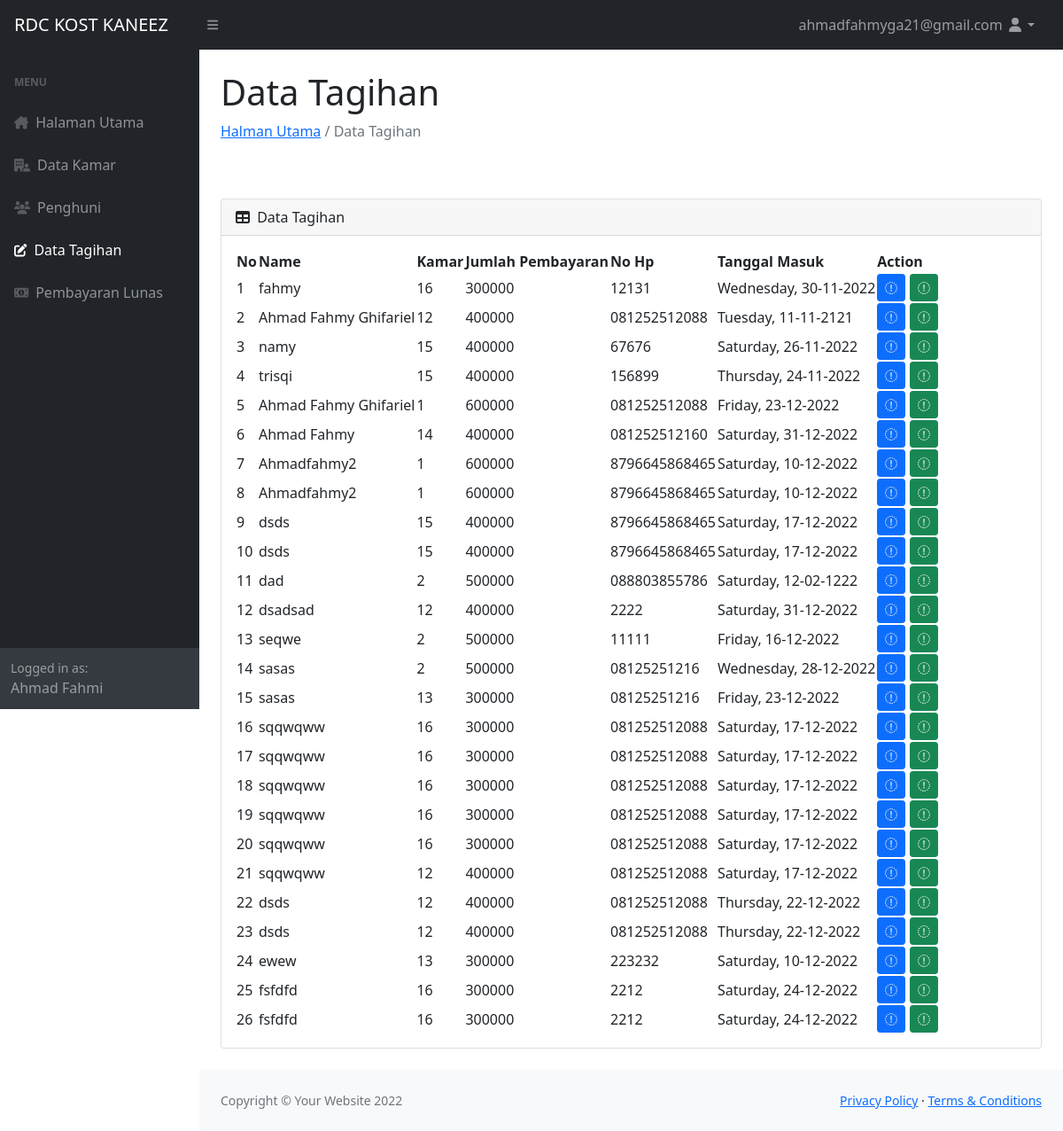
Screenshot of /admin/tagihan.php (signed in) with the database file from the repository.
### tables this page shows
CREATE TABLE `pembayaran` (
  `idpembayaran` int NOT NULL,
  `nama` varchar(60) NOT NULL,
  `telepon` varchar(19) NOT NULL,
  `masuk` date NOT NULL,
  `idkamar` int NOT NULL,
  `lama` int NOT NULL,
  `idstatus` int NOT NULL,
  `bayar` date DEFAULT NULL
);

CREATE TABLE `kamar` (
  `idkamar` int NOT NULL,
  `nokamar` int NOT NULL,
  `deskripsi` text NOT NULL,
  `tarif` int NOT NULL,
  `passwordwifi` varchar(15) NOT NULL,
  `idstatus` int NOT NULL DEFAULT '2'
);

### admin/tagihan.php (the view, shortened to what this page needs)
<?php
include "../functions.php";
$result = mysqli_query($conn, "SELECT * FROM pembayaran p Join kamar k ON k.idkamar=p.idkamar WHERE p.idstatus = 4 OR p.idstatus=5");
?>
<?php include "../assets/head.php"; ?>
<body class="sb-nav-fixed">
    <nav class="sb-topnav navbar navbar-expand navbar-dark bg-dark">
        <a class="navbar-brand ps-3" href="index.html">RDC KOST KANEEZ</a>
        <button class="btn btn-link btn-sm order-1 order-lg-0 me-4 me-lg-0" id="sidebarToggle" href="#!"><i class="fas fa-bars"></i></button>
        <ul class="navbar-nav ms-auto ms-md-0 me-3 me-lg-4">
            <li class="nav-item dropdown">
                <a class="nav-link dropdown-toggle" id="navbarDropdown" href="#" role="button" data-bs-toggle="dropdown" aria-expanded="false"><?= $_SESSION['email']; ?> <i class="fas fa-user fa-fw"></i></a>
            </li>
        </ul>
    </nav>
    <div id="layoutSidenav">
        <div id="layoutSidenav_nav">
            <nav class="sb-sidenav accordion sb-sidenav-dark" id="sidenavAccordion">
                <div class="sb-sidenav-menu">
                    <div class="nav">
                        <div class="sb-sidenav-menu-heading">Menu</div>
                        <a class="nav-link" href="index.php">
                            <div class="sb-nav-link-icon"><i class="fa-solid fa-house-chimney"></i></div>
                            Halaman Utama
                        </a>
                        <a class="nav-link" href="kamar.php">
                            <div class="sb-nav-link-icon"><i class="fa-solid fa-building-user"></i></div>
                            Data Kamar
                        </a>
                        <a class="nav-link" href="penghuni.php">
                            <div class="sb-nav-link-icon"><i class="fa-solid fa-users"></i></div>
                            Penghuni
                        </a>
                        <a class="nav-link active" href="tagihan.php">
                            <div class="sb-nav-link-icon"><i class="fa-solid fa-pen-to-square"></i></div>
                            Data Tagihan
                        </a>
                        <a class="nav-link" href="lunas.php">
                            <div class="sb-nav-link-icon"><i class="fa-solid fa-money-bill-1"></i></div>
                            Pembayaran Lunas
                        </a>
                        <div class="sb-sidenav-menu-heading"></div>
                    </div>
                </div>
                <?php include 'account.php'; ?>
            </nav>
        </div>
        <div id="layoutSidenav_content">
            <main>
                <div class="container-fluid px-4">
                    <h1 class="mt-4">Data Tagihan</h1>
                    <ol class="breadcrumb mb-4">
                        <li class="breadcrumb-item active"><a href="inde.php">Halman Utama</a> / Data Tagihan</li>
                    </ol>
                    <div class="row">
                        <div class="col-xl-3">
                            <div class=" mb-2">
                                <div class="card-body">
                                </div>
                            </div>
                        </div>
                    </div>
                    <div class="card mb-4">
                        <div class="card-header">
                            <i class="fas fa-table me-1"></i>
                            Data Tagihan
                        </div>
                        <div class="card-body">
                            <table id="datatablesSimple">
                                <thead>
                                    <tr>
                                        <th>No</th>
                                        <th>Name</th>
                                        <th>Kamar</th>
                                        <th>Jumlah Pembayaran</th>
                                        <th>No Hp</th>
                                        <th>Tanggal Masuk</th>
                                        <th>Action</th>
                                    </tr>
                                </thead>
                                <tbody>
                                    <?php $i = 1; ?>
                                    <?php while ($row = mysqli_fetch_assoc($result)) : ?>
                                        <tr>
                                            <td><?= $i; ?></td>
                                            <td><?= $row['nama']; ?></td>
                                            <td><?= $row['nokamar']; ?></td>
                                            <td><?= $row['tarif']; ?></td>
                                            <td><?= $row['telepon']; ?></td>
                                            <td><?= date('l, d-m-Y', strtotime($row['masuk'])); ?></td>
                                            <td>
                                                <a class="btn btn-primary btn-sm" href="actiontagihan.php?id=<?= $row['idpembayaran']; ?>"><i class="fa-sharp fa-solid fa-check"></i></a>
                                                <a class="btn btn-success btn-sm" href="invoice_bayar.php?id=<?= $row['idpembayaran']; ?>" target="_blank"><i class="fa-sharp fa-solid fa-download"></i></a>
                                            </td>
                                        </tr>
                                        <?php $i++; ?>
                                    <?php endwhile; ?>
                                </tbody>
                            </table>
                        </div>
                    </div>
                </div>
            </main>
            <footer class="py-4 bg-light mt-auto">
                <div class="container-fluid px-4">
                    <div class="d-flex align-items-center justify-content-between small">
                        <div class="text-muted">Copyright &copy; Your Website 2022</div>
                        <div>
                            <a href="#">Privacy Policy</a>
                            &middot;
                            <a href="#">Terms &amp; Conditions</a>
                        </div>
                    </div>
                </div>
            </footer>
        </div>
    </div>
</body>
</html>

### rows the page displays
pembayaran: nama "fahmy", idkamar.nokamar "16", idkamar.tarif "300000", telepon "12131", masuk "Wednesday, 30-11-2022"
pembayaran: nama "Ahmad Fahmy Ghifariel", idkamar.nokamar "12", idkamar.tarif "400000", telepon "081252512088", masuk "Tuesday, 11-11-2121"
pembayaran: nama "namy", idkamar.nokamar "15", idkamar.tarif "400000", telepon "67676", masuk "Saturday, 26-11-2022"
pembayaran: nama "trisqi", idkamar.nokamar "15", idkamar.tarif "400000", telepon "156899", masuk "Thursday, 24-11-2022"
pembayaran: nama "Ahmad Fahmy Ghifariel", idkamar.nokamar "1", idkamar.tarif "600000", telepon "081252512088", masuk "Friday, 23-12-2022"
pembayaran: nama "Ahmad Fahmy", idkamar.nokamar "14", idkamar.tarif "400000", telepon "081252512160", masuk "Saturday, 31-12-2022"
pembayaran: nama "Ahmadfahmy2", idkamar.nokamar "1", idkamar.tarif "600000", telepon "8796645868465", masuk "Saturday, 10-12-2022"
pembayaran: nama "Ahmadfahmy2", idkamar.nokamar "1", idkamar.tarif "600000", telepon "8796645868465", masuk "Saturday, 10-12-2022"
pembayaran: nama "dsds", idkamar.nokamar "15", idkamar.tarif "400000", telepon "8796645868465", masuk "Saturday, 17-12-2022"
pembayaran: nama "dsds", idkamar.nokamar "15", idkamar.tarif "400000", telepon "8796645868465", masuk "Saturday, 17-12-2022"
pembayaran: nama "dad", idkamar.nokamar "2", idkamar.tarif "500000", telepon "088803855786", masuk "Saturday, 12-02-1222"
pembayaran: nama "dsadsad", idkamar.nokamar "12", idkamar.tarif "400000", telepon "2222", masuk "Saturday, 31-12-2022"
pembayaran: nama "seqwe", idkamar.nokamar "2", idkamar.tarif "500000", telepon "11111", masuk "Friday, 16-12-2022"
pembayaran: nama "sasas", idkamar.nokamar "2", idkamar.tarif "500000", telepon "08125251216", masuk "Wednesday, 28-12-2022"
pembayaran: nama "sasas", idkamar.nokamar "13", idkamar.tarif "300000", telepon "08125251216", masuk "Friday, 23-12-2022"
pembayaran: nama "sqqwqww", idkamar.nokamar "16", idkamar.tarif "300000", telepon "081252512088", masuk "Saturday, 17-12-2022"
pembayaran: nama "sqqwqww", idkamar.nokamar "16", idkamar.tarif "300000", telepon "081252512088", masuk "Saturday, 17-12-2022"
pembayaran: nama "sqqwqww", idkamar.nokamar "16", idkamar.tarif "300000", telepon "081252512088", masuk "Saturday, 17-12-2022"
pembayaran: nama "sqqwqww", idkamar.nokamar "16", idkamar.tarif "300000", telepon "081252512088", masuk "Saturday, 17-12-2022"
pembayaran: nama "sqqwqww", idkamar.nokamar "16", idkamar.tarif "300000", telepon "081252512088", masuk "Saturday, 17-12-2022"
pembayaran: nama "sqqwqww", idkamar.nokamar "12", idkamar.tarif "400000", telepon "081252512088", masuk "Saturday, 17-12-2022"
pembayaran: nama "dsds", idkamar.nokamar "12", idkamar.tarif "400000", telepon "081252512088", masuk "Thursday, 22-12-2022"
pembayaran: nama "dsds", idkamar.nokamar "12", idkamar.tarif "400000", telepon "081252512088", masuk "Thursday, 22-12-2022"
pembayaran: nama "ewew", idkamar.nokamar "13", idkamar.tarif "300000", telepon "223232", masuk "Saturday, 10-12-2022"
pembayaran: nama "fsfdfd", idkamar.nokamar "16", idkamar.tarif "300000", telepon "2212", masuk "Saturday, 24-12-2022"
pembayaran: nama "fsfdfd", idkamar.nokamar "16", idkamar.tarif "300000", telepon "2212", masuk "Saturday, 24-12-2022"

### other values shown
$_SESSION['email'] "ahmadfahmyga21@gmail.com"
$_SESSION['nama'] "Ahmad Fahmi"
